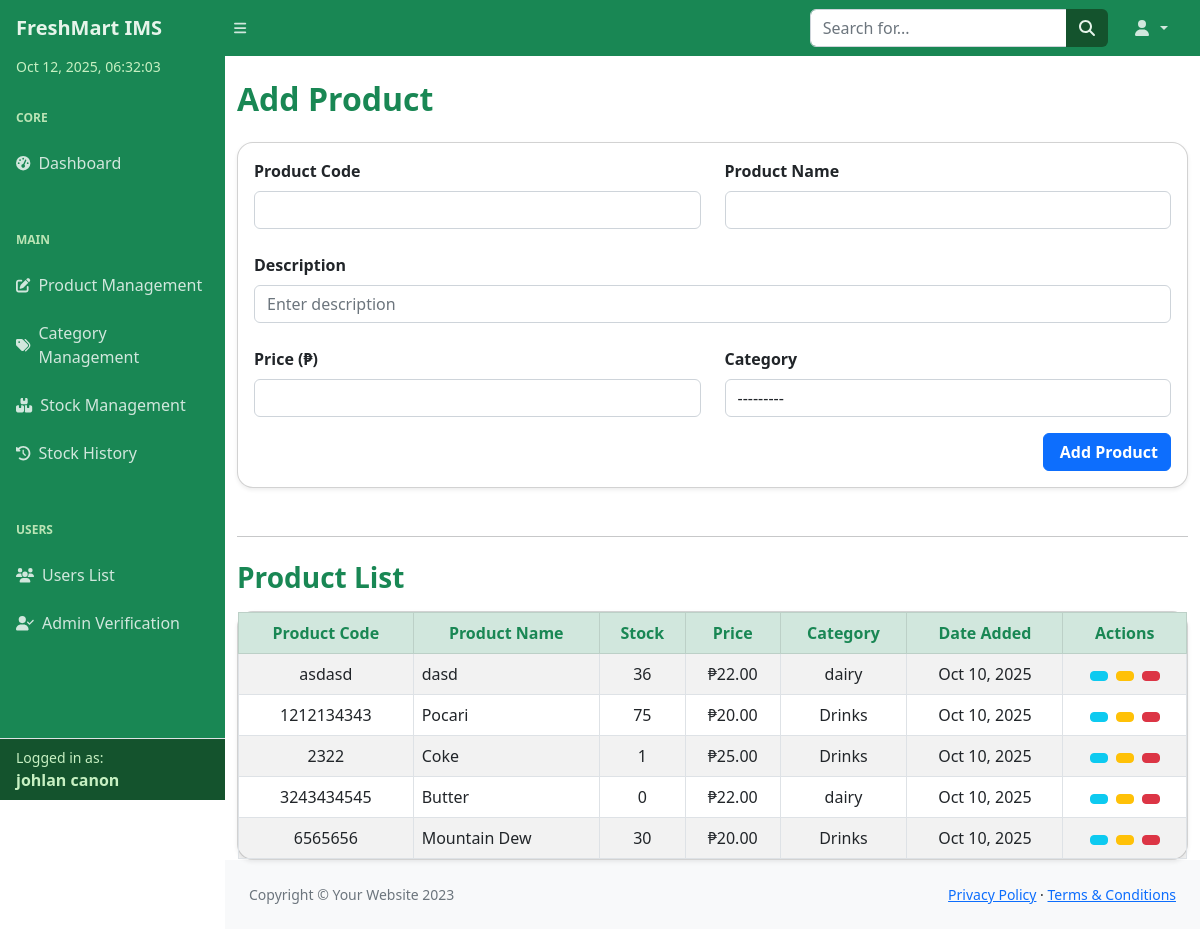
Before: /inventory/products/ (signed in) with the older database file.
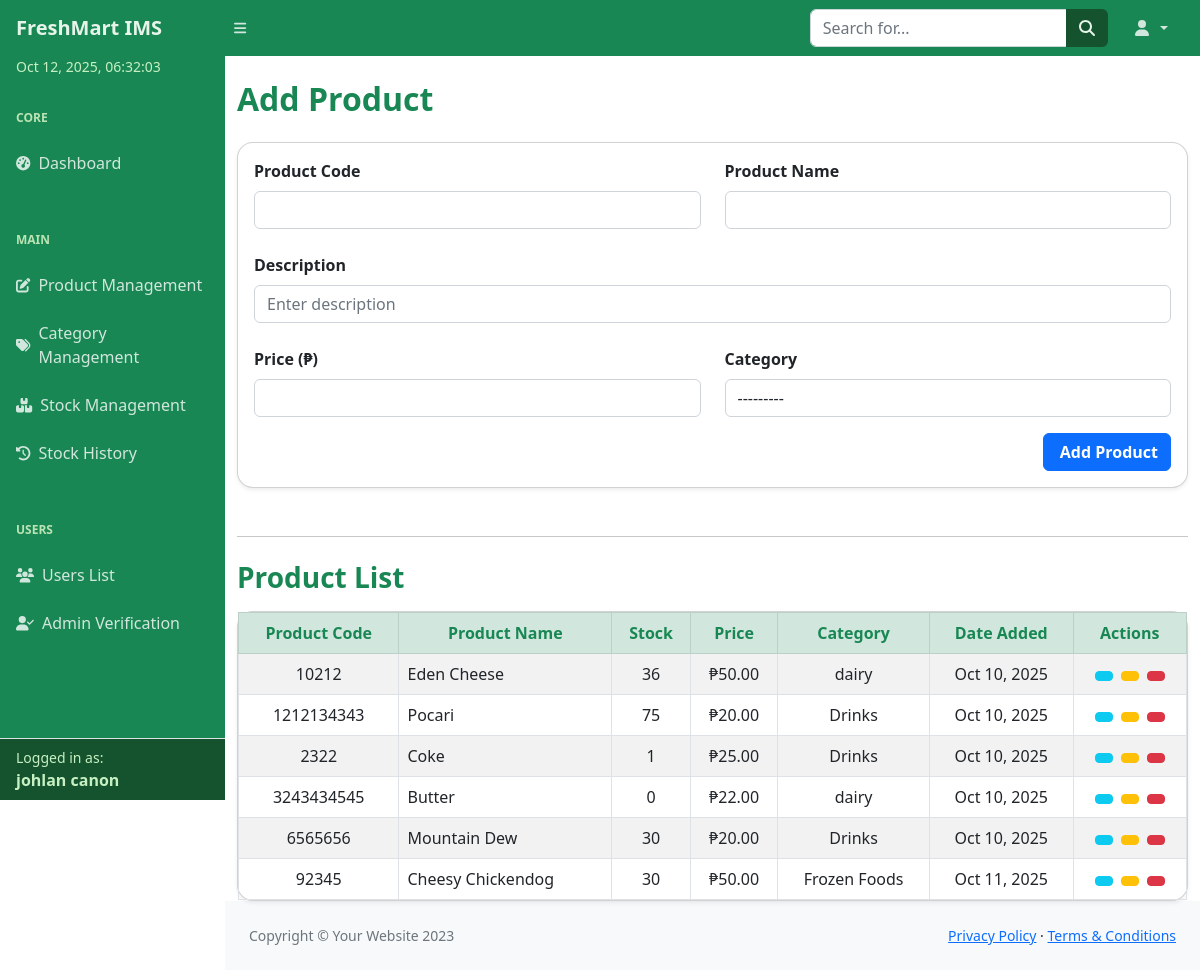
After: the same page with the newer database file.
### inventory/models.py (models this page shows, shortened)
class InventoryItem(models.Model):
    product_name = models.CharField(max_length=100)
    product_code = models.CharField(max_length=50)
    description = models.TextField(blank=True)
    quantity_in_stock = models.IntegerField(default=0)
    price = models.DecimalField(max_digits=10, decimal_places=2)
    category = models.ForeignKey(Category, on_delete=models.SET_NULL, null=True, blank=True)
    created_at = models.DateTimeField(auto_now_add=True)
    updated_at = models.DateTimeField(auto_now=True)

class Category(models.Model):
    category_name = models.CharField(max_length=100)
    description = models.TextField(blank=True)
    def __str__(self):
        return self.category_name

### inventory/views.py (the view)
# urls.py: path('products/', views.product_manage, name='product_manage'),
@login_required
def product_manage(request, pk=None):
    if pk:  # For edit mode
        item = get_object_or_404(InventoryItem, pk=pk)
        edit_mode = True
    else:
        item = None
        edit_mode = False
    if request.method == 'POST':
        if 'delete' in request.POST:
            if item:
                item.delete()
            return redirect('product_manage')
        form = InventoryItemForm(request.POST, instance=item)
        if form.is_valid():
            form.save()
            return redirect('product_manage')
    else:
        form = InventoryItemForm(instance=item)
    items = InventoryItem.objects.all()
    return render(request, 'inventory/manage_product.html', {
        'form': form,
        'items': items,
        'edit_mode': edit_mode,
    })

### inventory/forms.py
class InventoryItemForm(forms.ModelForm):
    class Meta:
        model = InventoryItem
        fields = ['product_code', 'product_name', 'description', 'price', 'category']
        widgets = {
            'description': forms.TextInput(attrs={
                'placeholder': 'Enter description',
            }),
        }

### templates/inventory/manage_product.html (shortened to what the changed rows need)
{% load widget_tweaks %}
{% include "partials/header.html" %}
<body class="sb-nav-fixed">
<div id="layoutSidenav">
    <div id="layoutSidenav_content">
        <main>
            <div class="container mt-4">
                <h2 class="mb-4 fw-bold text-success">
                    {% if edit_mode %}Edit Product{% else %}Add Product{% endif %}
                </h2>
                <div class="card shadow-sm rounded-4">
                    <div class="card-body p-0">
                        <div class="table-responsive">
                            <table class="table table-bordered table-striped table-hover mb-0">
                                <thead class="table-success text-success text-center align-middle">
                                    <tr>
                                        <th>Product Code</th>
                                        <th>Product Name</th>
                                        <th>Stock</th>
                                        <th>Price</th>
                                        <th>Category</th>
                                        <th>Date Added</th>
                                        {% if request.user.is_authenticated and request.user.userprofile.role == 'Admin' %}
                                        <th>Actions</th>
                                        {% endif %}
                                    </tr>
                                </thead>
                                <tbody>
                                    {% for item in items %}
                                    <tr class="align-middle text-center">
                                        <td>{{ item.product_code }}</td>
                                        <td class="text-start">{{ item.product_name }}</td>
                                        <td>{{ item.quantity_in_stock }}</td>
                                        <td>₱{{ item.price|floatformat:2 }}</td>
                                        <td>{{ item.category }}</td>
                                        <td>{{ item.created_at|date:"M d, Y" }}</td>
                                        {% if request.user.is_authenticated and request.user.userprofile.role == 'Admin' %}
                                        <td>
                                            <a href="{% url 'product_detail' item.id %}" class="btn btn-info btn-sm me-1" title="View">
                                            </a>
                                            <a href="{% url 'product_edit' item.id %}" class="btn btn-warning btn-sm me-1" title="Edit">
                                            </a>
                                            <form method="POST" action="{% url 'product_edit' item.id %}" class="d-inline" onsubmit="return confirm('Are you sure you want to delete this product?');">
                                                <button type="submit" name="delete" class="btn btn-danger btn-sm" title="Delete">
                                                </button>
                                            </form>
                                        </td>
                                        {% endif %}
                                    </tr>
                                    {% empty %}
                                    <tr>
                                        <td colspan="{% if request.user.is_authenticated and request.user.userprofile.role == 'Admin' %}7{% else %}6{% endif %}" class="text-center text-muted fst-italic py-4">
                                            No products available.
                                        </td>
                                    </tr>
                                    {% endfor %}
                                </tbody>
                            </table>
                        </div>
                    </div>
                </div>
            </div>
        </main>
    </div>
</div>
</body>
</html>

Changed rows visible on the page:
changed InventoryItem: product_code "asdasd" → "10212"; product_name "dasd" → "Eden Cheese"; price "22.00" → "50.00"
added InventoryItem: product_code "92345", product_name "Cheesy Chickendog", quantity_in_stock "30", price "50.00", category "Frozen Foods", created_at "Oct 11, 2025"
